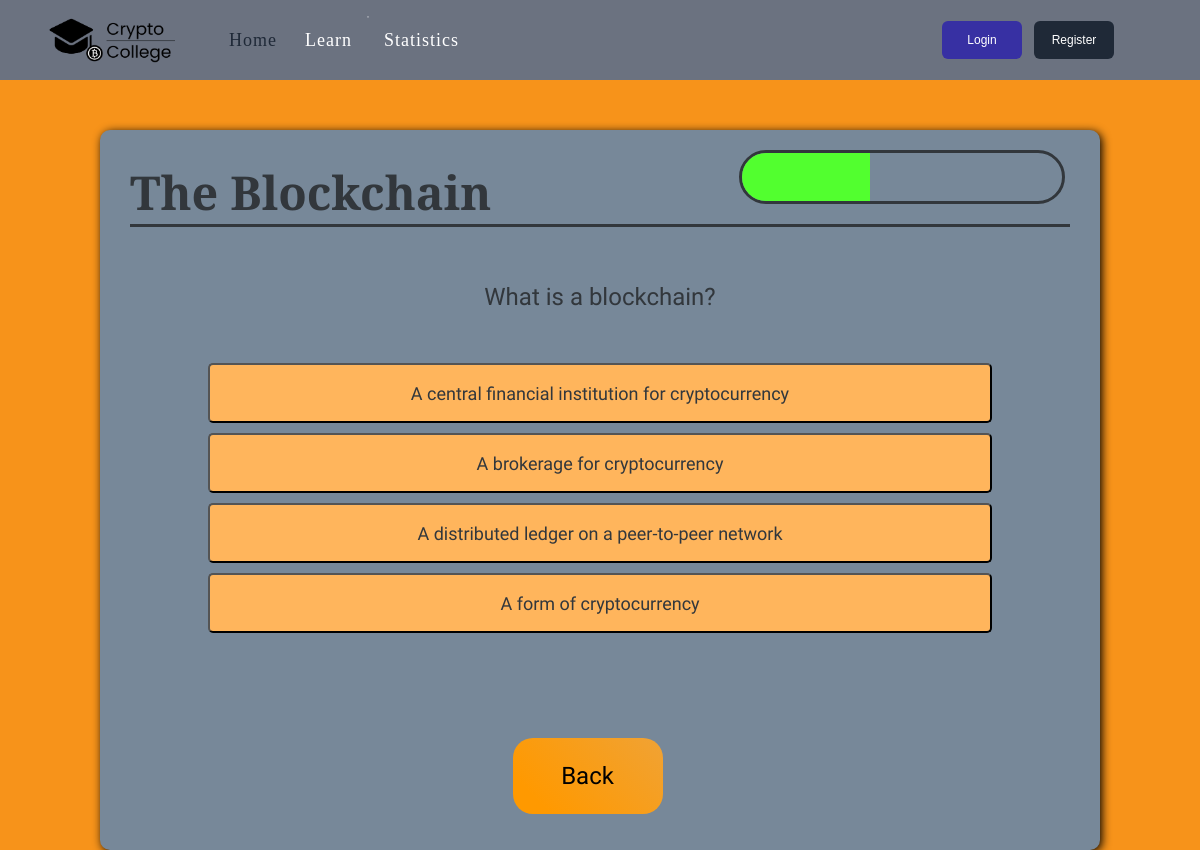
Screenshot of /assessment/1 with the database file from the repository.
### app/models.py (models this page shows, shortened)
class Quiz(db.Model):
    id = db.Column(db.Integer, primary_key=True)
    quizname = db.Column(db.String(128))
    questions = db.relationship('Question', backref='quiz', lazy=True)
    'Return all questions that belong to the topic of this quiz'
    'Return a specific question from a quiz'

class Question(db.Model):
    id = db.Column(db.Integer, primary_key=True)
    questiontext = db.Column(db.String(256))
    quizId = db.Column(db.Integer, db.ForeignKey('quiz.id'), nullable=False)
    answers = db.relationship('Answer', backref='question', lazy=True)
    'Get all options for question'
    'Get a specific answer for a question'
    'Get question'
    def get_randomized_answers(self):
        answers = Answer.query.filter_by(questionId = self.id).all()
        random.shuffle(answers)
        return answers

class Answer(db.Model):
    id = db.Column(db.Integer, primary_key=True)
    answertext = db.Column(db.String(256))
    questionId = db.Column(db.Integer, db.ForeignKey('question.id'), nullable=False)
    correctAnswer = db.Column(db.Boolean)

### app/routes.py (the view)
@app.route('/assessment/<int:quizId>')
def assessment(quizId):
    quiz = Quiz.query.filter_by(id=quizId).first()
    if quiz == None: return 'Not Found'
    return render_template('Assesment.html', title='Assessment', quiz=quiz)

### app/templates/Assesment.html (shortened to what this page needs)
{%extends "layout.html"%}
{%block content%}
<div class="test_container">
 <div id="progressBarA">
      <div id="progressBarFullA"></div>
    </div>
    <h1>{{quiz.quizname}}</h1><br>
    {% for question in quiz.questions %}
      <div id="question-{{question.id}}" class="question question-hidden">
        <p>{{question.questiontext}}</p><br>
          <div class="choices">
          {% for answer in question.get_randomized_answers() %}
            <button id="answer-{{answer.id}}" onclick="selectAnswer(event)">{{answer.answertext}}</button>
          {% endfor %}
        </div>
    </div>
    {% endfor %}
    <div id="assessment-controls" class="flex justify-around">
      <button onclick="previousQuestion()" class="assessment-button">Back</button>
    </div>
</div>
{%endblock%}

### app/templates/layout.html (shortened to what this page needs)
<!DOCTYPE html>
<html>
<head>
    <link rel="stylesheet" href="../static/CSS/Content.css">
    <link rel="stylesheet" href="../static/CSS/Style.css" />
    <link rel="stylesheet" href="../static/CSS/Assessment.css" />
    <link rel="stylesheet" href="../static/CSS/Lesson.css" />
    <link rel="stylesheet" href="../static/CSS/Layout.css" />
    <link rel="stylesheet" href="../static/CSS/Statistics.css" />
    <link rel="stylesheet" href="../static/CSS/Login+Registration.css" />
</head>
<body>
    <section>
        <header>
            <div id="topbar">
                <div id="brand">
                    <img src="../static/Pictures/logo.png" alt="logo">
                </div>
                <nav id="topbar-nav">
                    <a href="/" class="navbar-item navbar-active">Home</a>
                    <div class="flex">
                        <a href="/lesson" class="navbar-item">Learn</a>
                        <svg class="menu-svg" xmlns="http://www.w3.org/2000/svg" viewBox="0 0 20 20" fill="currentColor"
                            aria-hidden="true">
                            <path fill-rule="evenodd"
                                d="M5.293 7.293a1 1 0 011.414 0L10 10.586l3.293-3.293a1 1 0 111.414 1.414l-4 4a1 1 0 01-1.414 0l-4-4a1 1 0 010-1.414z"
                                clip-rule="evenodd" />
                        </svg>
                    </div>
                    <a href="/statistics" class="navbar-item">Statistics</a>
                </nav>
                <div id="login-container">
                    <div class="flex">
                        {% if current_user.is_authenticated == False %}
                        <button class="login-button background-indigo">
                            <a href="{{ url_for('login') }}">Login</a>
                        </button>
                        <button class="login-button background-darkgray">
                            <a href="{{ url_for('register') }}">Register</a>
                        </button>
                        {% else %}
                        <button class="login-button background-darkgray">
                            <a href="{{ url_for('logout') }}">Logout {{current_user.username}}</a>
                        </button>
                        {% endif %}
                    </div>
                </div>
            </div>
        </header>
    </section>
    <section id="main">
        {% block content %}{% endblock %}
    </section>
</body>

### app/static/CSS/Style.css (style rules this page uses)
html, body { height: 100%; background-color: #f7931a; margin: 0; padding: 0; }
.flex { display: flex; }
.background-indigo { --tw-bg-opacity: 1; background-color: rgba(55, 48, 163, var(--tw-bg-opacity)); }
.background-darkgray { --tw-bg-opacity: 1; background-color: rgba(31, 41, 55, var(--tw-bg-opacity)); }
.justify-around { justify-content: space-around; }

### app/static/CSS/Assessment.css (style rules this page uses)
.test_container { background-color: lightslategray; margin-left: 100px; margin-right: 100px; margin-top: 50px; height: 700px; padding: 10px; box-shadow: 2px 2px 10px black; border-radius: 10px; overflow: auto; animation: fadeInAnimation ease 1s; animation-iteration-count: 1; animation-fill-mode: forwards; }
.test_container h1 { font-size: 35pt; border-bottom-style: solid; margin: 20px; font-family: 'Crimson Text', serif; color: #32373c; }
.test_container p { font-size: 18pt; margin: 20px 30px 30px 30px; text-align: center; line-height: 25px; font-family: 'Work Sans', sans-serif; color: #32373c; }
.choices { margin-left: auto; margin-right: auto; text-align: center; }
.choices button { background-color: #ffb55c; border-radius: 5px; margin: 5px; width: 80%; height: 60px; font-family: 'Work Sans', sans-serif; color: #32373c; font-size: 18px; text-align: center; padding: 10px 30px 10px 30px; }
#progressBarA { width: 20rem; height: 3rem; border: 0.2rem solid #32373c; float: right; margin-right: 25px; margin-top: 10px; border-radius: 50px; overflow: hidden; }
#progressBarFullA { height: 100%; width: 40%; background-color: rgb(82, 255, 47); }
.assessment-button { float: right; margin-right: 25px; margin-top: 100px; cursor: pointer; width: 150px; -webkit-appearance: none; border: 0; outline: 0; background: linear-gradient(45deg, rgb(255, 153, 0) 10%, rgb(231, 168, 84) 90%); background-size: 200% 100%; padding: 1.5rem 2rem; color: black; border-radius: 20px; font-size: 18pt; font-family: 'Work Sans', sans-serif; transition: .3s; }
#assessment-controls { width: 100%; }

### app/static/CSS/Layout.css (style rules this page uses)
header { --tw-bg-opacity: 1; background-color: rgba(107, 114, 128, var(--tw-bg-opacity)); }
#topbar { padding: 5px; display: flex; flex-direction: column; }
@media (min-width: 640px) { #topbar { padding: 15px 40px; flex-direction: row; } }
#topbar-nav { display: flex; flex-direction: column; text-align: center; padding-top: 20px; color: white; }
@media (min-width: 640px) { #topbar-nav { flex-direction: row; padding: 0 25px; } }
.navbar-item { padding: 6px 14px; text-decoration: none; color: white; display: flex; align-items: center; justify-content: center; font-size: 18px; letter-spacing: 1px; font-family: ui-serif, Georgia, "Times New Roman", Times, serif; }
.navbar-active { --tw-bg-opacity: 1; color: rgba(31, 41, 55, var(--tw-bg-opacity)); }
.menu-svg { height: 4px; width: 4px; }
#brand { display: flex; justify-content: center; }
#brand > img { width: 150px; height: 50px; }
.login-button { display: inline-flex; padding: 10px 10px; margin: 0 6px; font-size: 12px; color: white; font-weight: 400; border-width: 1px; border-color: transparent; line-height: 1rem; border-radius: 0.375rem; justify-content: center; width: 80px; }
.login-button a { color:white; text-decoration:none; }
#login-container { display: flex; align-items: center; margin-left: auto; margin-right: 40px; }

### rows the page displays
Quiz: quizname "The Blockchain"
Question: questiontext "What is a blockchain?"
Answer: answertext "A central financial institution for cryptocurrency"
Answer: answertext "A brokerage for cryptocurrency"
Answer: answertext "A distributed ledger on a peer-to-peer network"
Answer: answertext "A form of cryptocurrency"
